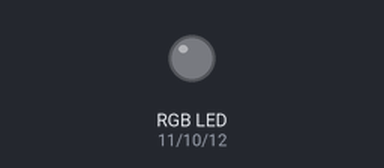
Simulated run of this sketch. Board: Arduino Uno, built with avr-gcc and run on an emulated ATmega328P. On the bench: an RGB LED mixed from three pins (HIGH = lit). Random numbers use the default seed unless the sketch sets one; what the sketch prints to the serial monitor is not drawn.

Above: at 0.2 s.
At 13.4 s:
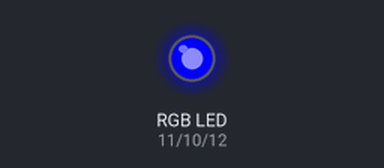
At 28.1 s:
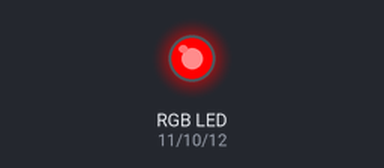
At 40.0 s:
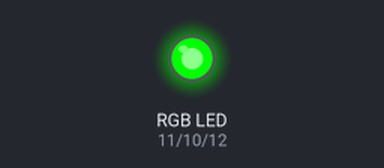
Timing chart, 0 to 40.0 s (numbered marks = the images above):
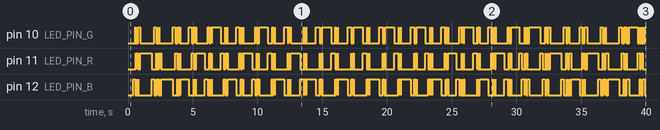

The sketch:

test.ino
```cpp
#include <stdlib.h>


#define LED_PIN_G 10
#define LED_PIN_R 11
#define LED_PIN_B 12
#define SHORT_PAUSE 100
#define LONG_PAUSE 200

#define BLINK_RATE_MIN 100
#define BLINK_RATE_MAX 1000
#define BLINK_RATE_DELTA 30
#define BLINK_FREQ 200


void blink_pin(const int pin, const unsigned int ms) {
    delay(ms);
    digitalWrite(pin, HIGH);
    delay(ms);
    digitalWrite(pin, LOW);
}

void led_rgb_write(const int r, const int g, const int b) {
  digitalWrite(LED_PIN_G, g);
  digitalWrite(LED_PIN_R, r);
  digitalWrite(LED_PIN_B, b);
}

void blink_multiple(const int pin, const unsigned int count) {
  for(int i = 0; i < count; i++) {
    blink_pin(pin, SHORT_PAUSE);
  }
  delay(LONG_PAUSE);
}

int int_rand01() {
  return (rand() > (RAND_MAX / 2));
}


void setup() {
  pinMode(LED_PIN_G, OUTPUT);
  pinMode(LED_PIN_R, OUTPUT);
  pinMode(LED_PIN_B, OUTPUT);
  Serial.begin(9600);
}


void loop() {
  static int blink_rate = BLINK_RATE_MAX;
  static bool is_blink_rate_increasing = false;
  static int change_accumulator = 0;
  static int blink_accumulator = 0;

  static int last_time = 0;
  const int current_time = millis();
  const int delta_time = current_time - last_time;
  last_time = current_time;

  change_accumulator += delta_time;
  if(change_accumulator > BLINK_FREQ) {
      change_accumulator = 0;
      blink_rate += delta_time * BLINK_RATE_DELTA * (is_blink_rate_increasing ? 1 : -1);
      if(blink_rate > BLINK_RATE_MAX || blink_rate < BLINK_RATE_MIN) {
        is_blink_rate_increasing = !is_blink_rate_increasing;
      }
  }

  blink_accumulator += delta_time;
  if(blink_accumulator > blink_rate) {
    static int tick = 0;
    tick++;
    led_rgb_write((tick) % 3 == 0, (tick + 1) % 3 == 0, (tick + 2) % 3 == 0);
    //led_rgb_write(int_rand01(), int_rand01(), int_rand01());
    blink_accumulator = 0;
  }

  Serial.println("hello world");

  delay(1);
}
```
